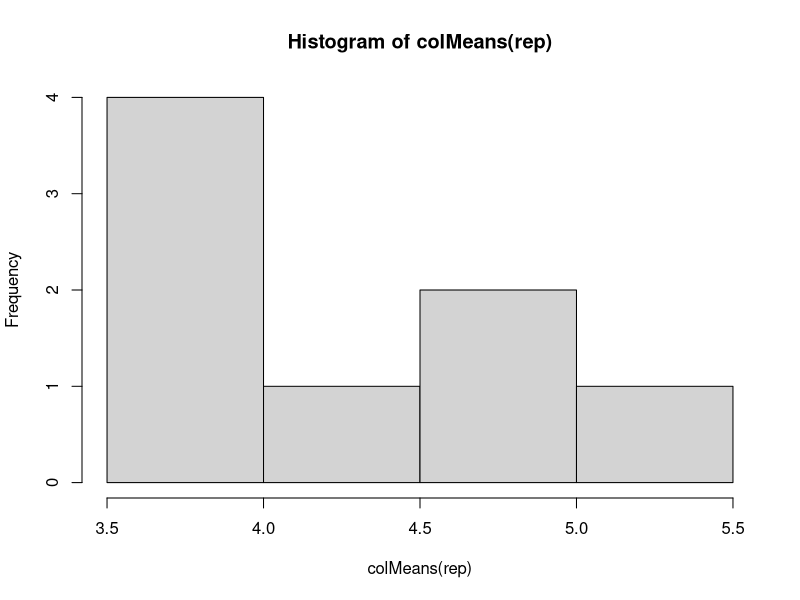

This figure's R source:
## ---- chunk 1
knitr::opts_chunk$set(echo = TRUE)
## ---- chunk 2
x <- c(1, 2, 2, 3, 3, 4, 5, 6, 7, 7, 8, 9, 10, 10)
sum(x)
prod(x)
mean(x)
unique(x)  ## eliminates duplicates
summary(x)
median(x)
floor(x)
sd(x)  ## standard deviation
sqrt(x) ## square root
abs(x) ## absolute value
Inf  ## infinity, also possible in the negative
NaN  ## Not a number, such as 0/0
sample(1:6, 4, replace = TRUE) ## simulate rolling 4 dice
sample(letters, 3)  ## letters is a predefined vector in R
sample(LETTERS, 4) ## upper case letters
log(x)  ## natural log
log10(x) ## log base 10
log(x, base = 2) ## log base 2
exp(x) ## e to the power of x

table(x)  ## creates a table that counts repeated elements

seq_len(8)  ## creates a sequence
seq_along(x)  ## numeric vector with sequence equal to length(x)
      ## identical to seq_len(length(x))

quantile(x, c(0, 0.25, 0.5, 0.75, 1))  ## quartiles, percentiles, deciles...

signif(x) ## rounds to significant figures

sample(x, size = 1) ## takes a sample of SIZE from elements of x

rep(2, 4)  ## repeats a number, n amount of times
gl(3, 10) 
 ## generates a numeric vector, elements are 1 repeated k times,
 ## then 2 repeated k times, then 3, until the number is equal 
 ## to n. 
rnorm(10, 5, 2.1)  
  ## generates n random numbers with mean and standard dev, based on a 
  ## normal distribution.
dnorm(-0.5, 0, 1) 
  ## calculates the density. I.e.: for a value of `x`, the function gives 
  ## the frequency (vertical axis) of the distribution. Equivalent of 
  ## applying the normal distribution function:
## ---- chunk 3
pnorm(-0.5, 0, 1)
  ## returns the area under the curve, from $-\infty$ to `q`. `q` is a 
  ## z-score. (I.e. the probability that any given value of the population 
  ## falls between $-\infty$ and `q`.)
qnorm(-1.2, 0, 1) 
  ## is the opposite of `pnorm`. Given a probability `p`, it returns the 
  ## z-score for that probability. 

runif(10, 3, 13) 
  ## generates n random numbers, with minimum and max set, based on a
  ## uniform distribution. d, p and q functions also exist for this 
  ## distribution
rpois(10, 30)
  ## generates n random numbers, with rate lambda, based on a poisson
  ## distribution. d, p and q functions also exist for this
  ## distribution.
rbinom(5, size = 100, prob = 0.25)
  ## generates 100 coin tosses with 0.25 probability of success and 
  ## sums up the successes, the repeats the proces 5 times and 
  ## outputs a vector or the results. d, p and q functions also exist
rexp(5)  ## exponential
rchisq(5, 1)  ## chi-squared
##rgamma()


cor(x, runif(length(x), 0, 10))  
  ## calculates correlation between to vectors 

m <- matrix(c(5, 1, 0,
                3,-1, 2,
                4, 0,-1), nrow=3, byrow=TRUE)
solve(m) ## calculates the inverse matrix
m %*% solve(m)  ## mathematical matrix multiplication

## svd()  ## single value decomposition of a matrix
## ---- chunk 4
rep <- replicate(8, rbinom(5, 25, prob = 0.2))
rep  ## can create a matrix for results

colMeans(rep) ## means of each column

hist(colMeans(rep)) ## generate a histogram
